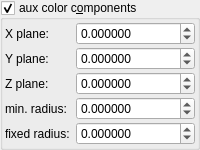
    <widget class="MyGroupBox" name="groupCheck_fold_color_aux_color_enabled">
     <property name="title">
      <string>aux color c&amp;omponents</string>
     </property>
     <property name="checkable">
      <bool>true</bool>
     </property>
     <layout class="QVBoxLayout" name="verticalLayout_15">
      <property name="leftMargin">
       <number>2</number>
      </property>
      <property name="topMargin">
       <number>2</number>
      </property>
      <property name="rightMargin">
       <number>2</number>
      </property>
      <property name="bottomMargin">
       <number>2</number>
      </property>
      <item>
       <layout class="QGridLayout" name="gridLayout_5" columnstretch="0,1">
        <property name="verticalSpacing">
         <number>2</number>
        </property>
        <item row="1" column="0">
         <widget class="QLabel" name="label_52">
          <property name="text">
           <string>Y plane:</string>
          </property>
         </widget>
        </item>
        <item row="3" column="1">
         <widget class="MyDoubleSpinBox" name="spinbox_mandelbox_color_Sp1">
          <property name="sizePolicy">
           <sizepolicy hsizetype="Minimum" vsizetype="Maximum">
            <horstretch>0</horstretch>
            <verstretch>0</verstretch>
           </sizepolicy>
          </property>
          <property name="prefix">
           <string/>
          </property>
          <property name="suffix">
           <string/>
          </property>
          <property name="decimals">
           <number>6</number>
          </property>
          <property name="minimum">
           <double>-100.000000000000000</double>
          </property>
          <property name="maximum">
           <double>100.000000000000000</double>
          </property>
          <property name="singleStep">
           <double>0.100000000000000</double>
          </property>
         </widget>
        </item>
        <item row="0" column="0">
         <widget class="QLabel" name="label_30">
          <property name="text">
           <string>X plane:</string>
          </property>
         </widget>
        </item>
        <item row="0" column="1">
         <widget class="MyDoubleSpinBox" name="spinbox3_mandelbox_color_x">
          <property name="sizePolicy">
           <sizepolicy hsizetype="Minimum" vsizetype="Maximum">
            <horstretch>0</horstretch>
            <verstretch>0</verstretch>
           </sizepolicy>
          </property>
          <property name="prefix">
           <string/>
          </property>
          <property name="suffix">
           <string/>
          </property>
          <property name="decimals">
           <number>6</number>
          </property>
          <property name="minimum">
           <double>-100.000000000000000</double>
          </property>
          <property name="maximum">
           <double>100.000000000000000</double>
          </property>
          <property name="singleStep">
           <double>0.100000000000000</double>
          </property>
         </widget>
        </item>
        <item row="1" column="1">
         <widget class="MyDoubleSpinBox" name="spinbox3_mandelbox_color_y">
          <property name="sizePolicy">
           <sizepolicy hsizetype="Minimum" vsizetype="Maximum">
            <horstretch>0</horstretch>
            <verstretch>0</verstretch>
           </sizepolicy>
          </property>
          <property name="prefix">
           <string/>
          </property>
          <property name="suffix">
           <string/>
          </property>
          <property name="decimals">
           <number>6</number>
          </property>
          <property name="minimum">
           <double>-100.000000000000000</double>
          </property>
          <property name="maximum">
           <double>100.000000000000000</double>
          </property>
          <property name="singleStep">
           <double>0.100000000000000</double>
          </property>
         </widget>
        </item>
        <item row="3" column="0">
         <widget class="QLabel" name="label_44">
          <property name="text">
           <string>min. radius:</string>
          </property>
         </widget>
        </item>
        <item row="2" column="0">
         <widget class="QLabel" name="label_45">
          <property name="text">
           <string>Z plane:</string>
          </property>
         </widget>
        </item>
        <item row="2" column="1">
         <widget class="MyDoubleSpinBox" name="spinbox3_mandelbox_color_z">
          <property name="sizePolicy">
           <sizepolicy hsizetype="Minimum" vsizetype="Maximum">
            <horstretch>0</horstretch>
            <verstretch>0</verstretch>
           </sizepolicy>
          </property>
          <property name="prefix">
           <string/>
          </property>
          <property name="suffix">
           <string/>
          </property>
          <property name="decimals">
           <number>6</number>
          </property>
          <property name="minimum">
           <double>-100.000000000000000</double>
          </property>
          <property name="maximum">
           <double>100.000000000000000</double>
          </property>
          <property name="singleStep">
           <double>0.100000000000000</double>
          </property>
         </widget>
        </item>
        <item row="4" column="1">
         <widget class="MyDoubleSpinBox" name="spinbox_mandelbox_color_Sp2">
          <property name="sizePolicy">
           <sizepolicy hsizetype="Minimum" vsizetype="Maximum">
            <horstretch>0</horstretch>
            <verstretch>0</verstretch>
           </sizepolicy>
          </property>
          <property name="prefix">
           <string/>
          </property>
          <property name="suffix">
           <string/>
          </property>
          <property name="decimals">
           <number>6</number>
          </property>
          <property name="minimum">
           <double>-100.000000000000000</double>
          </property>
          <property name="maximum">
           <double>100.000000000000000</double>
          </property>
          <property name="singleStep">
           <double>0.100000000000000</double>
          </property>
         </widget>
        </item>
        <item row="4" column="0">
         <widget class="QLabel" name="label_46">
          <property name="text">
           <string>fixed radius:</string>
          </property>
         </widget>
        </item>
       </layout>
      </item>
     </layout>
    </widget>
